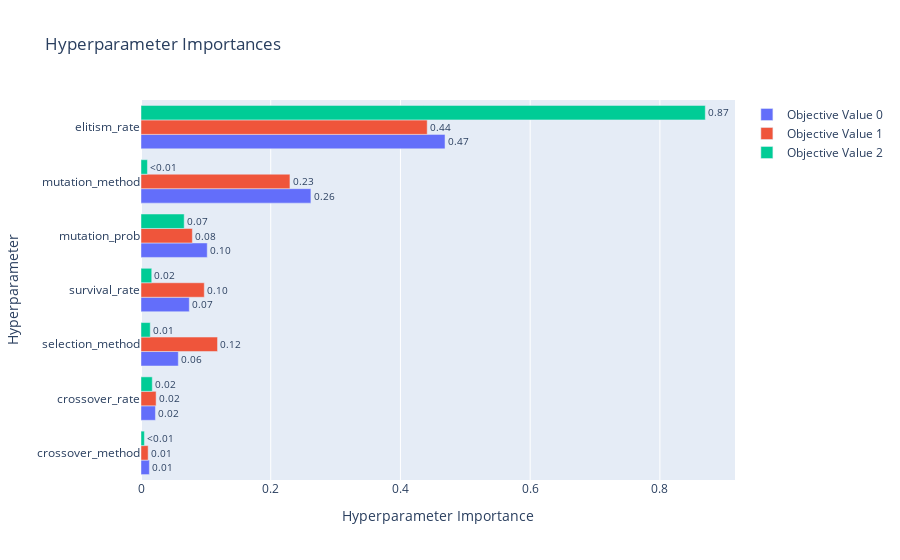

This figure's notebook cell:
### Code cell
vis.plot_param_importances(study).show()

### Figure 1 — Plotly figure (JSON) as saved in the notebook; plotly's stock layout.template omitted (floating-point values rounded to 4 significant figures)
{"data": [{"cliponaxis": false, "hovertemplate": ["crossover_method (CategoricalDistribution): 0.01290011951162478<extra></extra>", "crossover_rate (FloatDistribution): 0.022256275235004324<extra></extra>", "selection_method (CategoricalDistribution): 0.05753242494869712<extra></extra>", "survival_rate (FloatDistribution): 0.07447168284593773<extra></extra>", "mutation_prob (FloatDistribution): 0.1021274119654724<extra></extra>", "mutation_method (CategoricalDistribution): 0.26196447047602717<extra></extra>", "elitism_rate (FloatDistribution): 0.4687476150172365<extra></extra>"], "name": "Objective Value 0", "orientation": "h", "text": ["0.01", "0.02", "0.06", "0.07", "0.10", "0.26", "0.47"], "textposition": "outside", "type": "bar", "x": [0.0129, 0.02226, 0.05753, 0.07447, 0.1021, 0.262, 0.4687], "y": ["crossover_method", "crossover_rate", "selection_method", "survival_rate", "mutation_prob", "mutation_method", "elitism_rate"]}, {"cliponaxis": false, "hovertemplate": ["crossover_method (CategoricalDistribution): 0.011022680694272733<extra></extra>", "crossover_rate (FloatDistribution): 0.023311389411118277<extra></extra>", "mutation_prob (FloatDistribution): 0.07916742538790444<extra></extra>", "survival_rate (FloatDistribution): 0.0975855037779825<extra></extra>", "selection_method (CategoricalDistribution): 0.1180010711348977<extra></extra>", "mutation_method (CategoricalDistribution): 0.22964044173427325<extra></extra>", "elitism_rate (FloatDistribution): 0.44127148785955117<extra></extra>"], "name": "Objective Value 1", "orientation": "h", "text": ["0.01", "0.02", "0.08", "0.10", "0.12", "0.23", "0.44"], "textposition": "outside", "type": "bar", "x": [0.01102, 0.02331, 0.07917, 0.09759, 0.118, 0.2296, 0.4413], "y": ["crossover_method", "crossover_rate", "mutation_prob", "survival_rate", "selection_method", "mutation_method", "elitism_rate"]}, {"cliponaxis": false, "hovertemplate": ["crossover_method (CategoricalDistribution): 0.005242043382420804<extra></extra>", "mutation_method (CategoricalDistribution): 0.009922680505522521<extra></extra>", "selection_method (CategoricalDistribution): 0.014260445746747034<extra></extra>", "survival_rate (FloatDistribution): 0.016563293538187182<extra></extra>", "crossover_rate (FloatDistribution): 0.0173912491241232<extra></extra>", "mutation_prob (FloatDistribution): 0.0665886664364984<extra></extra>", "elitism_rate (FloatDistribution): 0.870031621266501<extra></extra>"], "name": "Objective Value 2", "orientation": "h", "text": ["<0.01", "<0.01", "0.01", "0.02", "0.02", "0.07", "0.87"], "textposition": "outside", "type": "bar", "x": [0.005242, 0.009923, 0.01426, 0.01656, 0.01739, 0.06659, 0.87], "y": ["crossover_method", "mutation_method", "selection_method", "survival_rate", "crossover_rate", "mutation_prob", "elitism_rate"]}], "layout": {"title": {"text": "Hyperparameter Importances"}, "xaxis": {"title": {"text": "Hyperparameter Importance"}}, "yaxis": {"title": {"text": "Hyperparameter"}}}}
